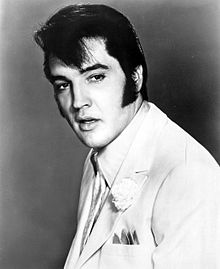
#> input picture training-data/s1/Google_000.jpeg, 220 x 269 px; its folder holds only this picture in this run
$ python trainer.py
#> lines starting #> are read from the running program, lines starting #| are printed output that depends on the picture
#OpenCV module
import cv2
#os module for reading training data directories and paths
import os
#numpy to convert python lists to numpy arrays as it is needed by OpenCV face recognizers
import numpy as np
#there is no label 0 in our training data so subject name for index/label 0 is empty
subjects = ["", "Elvis Presley", "Bob Dylan","others"]
#function to detect face using OpenCV
def detect_face(img):
#convert the test image to gray scale as opencv face detector expects gray images
 gray = cv2.cvtColor(img, cv2.COLOR_BGR2GRAY)

#load OpenCV face detector, I am using Haar classifier which is slow but accurate
#there is also a more: LBP classifier
 face_cascade = cv2.CascadeClassifier('opencv-files/haarcascade_frontalface_alt.xml')

#let's detect multiscale images(some images may be closer to camera than others)
#result is a list of faces
 faces = face_cascade.detectMultiScale(gray, scaleFactor=1.2, minNeighbors=5);

#if no faces are detected then detect manuslly using ROI
 if (len(faces) == 0):
     print("No face detected")
     r = cv2.selectROI(gray)
     faces = r
     (x, y, w, h) = faces
     return gray[y:y + w, x:x + h], faces

#
 (x, y, w, h) = faces[0]

#return only the face part of the image
 return gray[y:y+w, x:x+h], faces[0]


def assure_path_exists(path):
    dir = os.path.dirname(path)
    if not os.path.exists(dir):
        os.makedirs(dir)


def prepare_training_data(data_folder_path):
    # ------STEP-1--------
    # get the directories (one directory for each subject) in data folder
#> called with data_folder_path = 'training-data'
    dirs = os.listdir(data_folder_path)

    # list to hold all subject faces
    faces = []
    # list to hold labels for all subjects
    labels = []

    # let's go through each directory and read images within it
    for dir_name in dirs:

        # our subject directories start with letter 's' so
        # ignore any non-relevant directories if any
        if not dir_name.startswith("s"):
            continue;

        # ------STEP-2--------
        # extract label number of subject from dir_name
        # format of dir name = slabel
        # , so removing letter 's' from dir_name will give us label
        label = int(dir_name.replace("s", ""))

        # build path of directory containin images for current subject subject
        # sample subject_dir_path = "training-data/s1"
        subject_dir_path = data_folder_path + "/" + dir_name

        # get the images names that are inside the given subject directory
        subject_images_names = os.listdir(subject_dir_path)

        # ------STEP-3--------
        # go through each image name, read image,
        # detect face and add face to list of faces
        for image_name in subject_images_names:

            # ignore system files like .DS_Store
            if image_name.startswith("."):
                continue;

            # build image path
            # sample image path = training-data/s1/1.pgm
            image_path = subject_dir_path + "/" + image_name

            # read image
            image = cv2.imread(image_path)
#> image is the input picture: shape (269, 220, 3); min 0, max 255, mean 142

            # display an image window to show the image
            cv2.imshow("Training on image...", cv2.resize(image, (400, 500)))
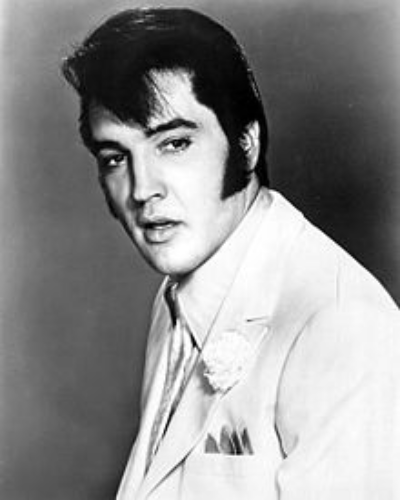
#> window 'Training on image...': shape (500, 400, 3); min 0, max 255, mean 141.9
            cv2.waitKey(100)

            # detect face
            face, rect = detect_face(image)
#> in detect_face, `faces = face_cascade.detectMultiScale(gray, scaleFactor=1.2, minNeighb..`: faces = ()
            # print(face, rect)

            # ------STEP-4--------
            # for the purpose of this tutorial
            # we will ignore faces that are not detected
            if face is not None:
                # add face to list of faces
                faces.append(face)
                # for f in faces:
                #     print(f)
                # add label for this face
                labels.append(label)
                # for f in labels:
                #  print(f)

    cv2.destroyAllWindows()
    cv2.waitKey(1)
    cv2.destroyAllWindows()

    return faces, labels
print("Preparing data...")
#> (the run stopped early here; a loop or call above may not have finished)

$ run again, on training-data/s2/img1.jpg
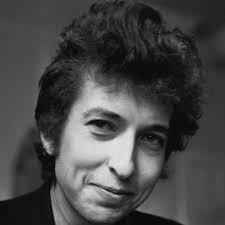
#> input picture training-data/s2/img1.jpg, 225 x 225 px
#> in prepare_training_data, image is the input picture: shape (225, 225, 3); min 0, max 230, mean 70.9
#> in prepare_training_data, `cv2.imshow("Training on image...", cv2.resize(image, (400, 500)))`:
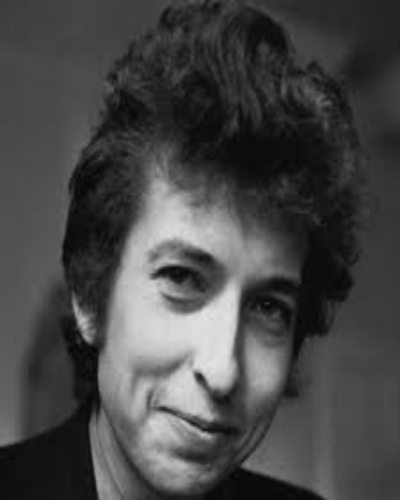
#> window 'Training on image...': shape (500, 400, 3); min 1, max 228, mean 70.8
#> faces = ()

$ run again, on training-data/s1/Google_001.jpeg
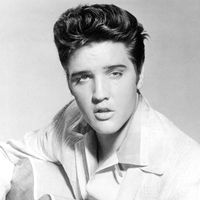
#> input picture training-data/s1/Google_001.jpeg, 200 x 200 px
#> in prepare_training_data, image is the input picture: shape (200, 200, 3); min 0, max 255, mean 191
#> in prepare_training_data, `cv2.imshow("Training on image...", cv2.resize(image, (400, 500)))`:
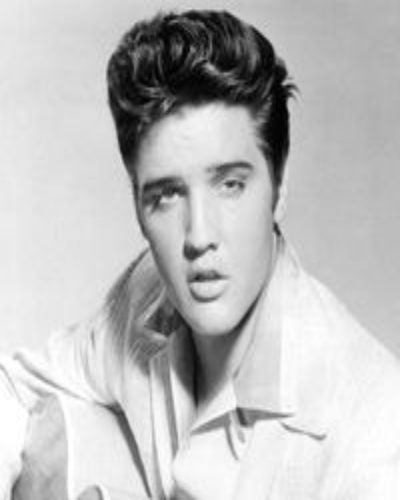
#> window 'Training on image...': shape (500, 400, 3); min 0, max 255, mean 190.9
#> faces = [[58, 43, 85, 85]]
#> x = 58; y = 43; w = 85
#> in prepare_training_data, `face, rect = detect_face(image)`:
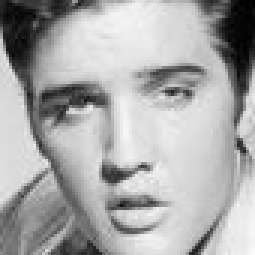
#> face: shape (85, 85) (shown 3 times larger); min 0, max 252, mean 169
#> rect = [58, 43, 85, 85]
